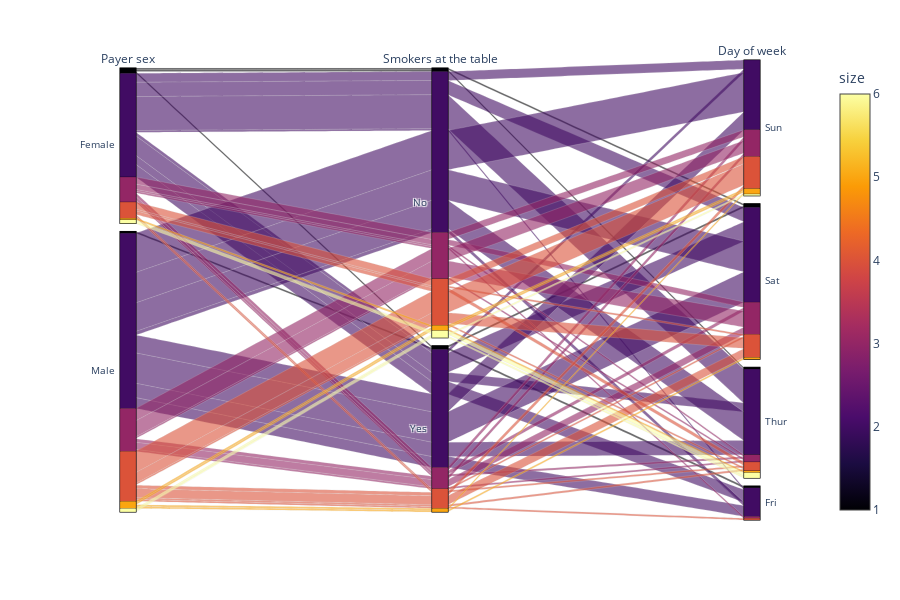

Write notebook code for a chart like this one.
### Markdown cell above
<h4 id="Style-Diagram">Style Diagram<a class="anchor-link" href="#Style-Diagram">¶</a></h4><p>In this example <code>dimensions</code> represents a list of stings or the columns of data frame, and <code>labels</code> is a dictionary with string keys (column name) and string values ('desired label to be displayed'). See <a href="https://www.plotly.express/plotly_express/#plotly_express.parallel_categories">Plotly express reference page</a> for more information.</p>

### Code cell
import plotly.express as px

tips = px.data.tips()
fig = px.parallel_categories(tips, dimensions=['sex', 'smoker', 'day'], 
                color="size", color_continuous_scale=px.colors.sequential.Inferno,
                labels={'sex':'Payer sex', 'smoker':'Smokers at the table', 'day':'Day of week'})
fig.show()

### Figure 1 — Plotly figure (JSON) as saved in the notebook; plotly's stock layout.template omitted (floating-point values rounded to 4 significant figures; data arrays with more than 128 entries replaced by an {"elided": "..."} marker saying what was removed)
{"data": [{"dimensions": [{"label": "Payer sex", "values": {"elided": "244 str values"}}, {"label": "Smokers at the table", "values": {"elided": "244 str values"}}, {"label": "Day of week", "values": {"elided": "244 str values"}}], "domain": {"x": [0, 0.98], "y": [0, 1]}, "line": {"color": {"elided": "244 int values"}, "coloraxis": "coloraxis"}, "name": "", "type": "parcats"}], "layout": {"coloraxis": {"colorbar": {"title": {"text": "size"}}, "colorscale": [[0, "#000004"], [0.1111, "#1b0c41"], [0.2222, "#4a0c6b"], [0.3333, "#781c6d"], [0.4444, "#a52c60"], [0.5556, "#cf4446"], [0.6667, "#ed6925"], [0.7778, "#fb9b06"], [0.8889, "#f7d13d"], [1, "#fcffa4"]]}, "height": 600, "legend": {"tracegroupgap": 0}, "margin": {"t": 60}}}
